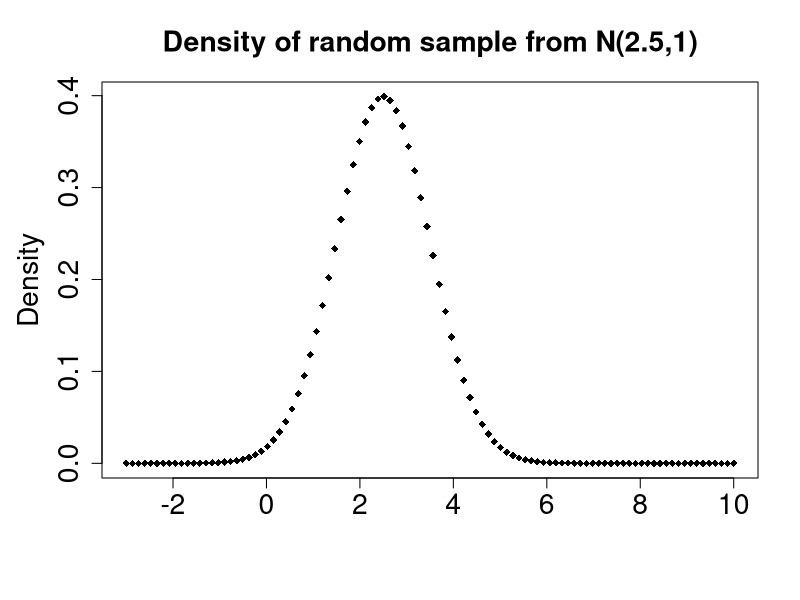
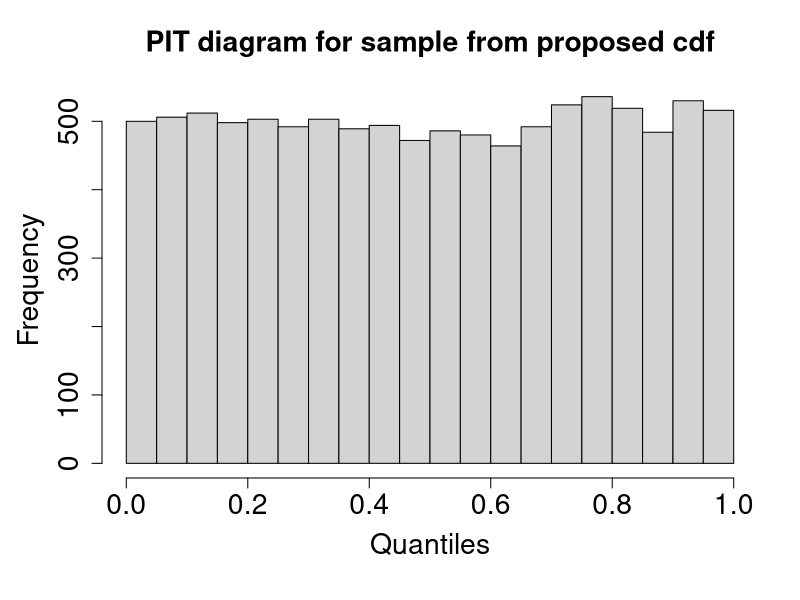
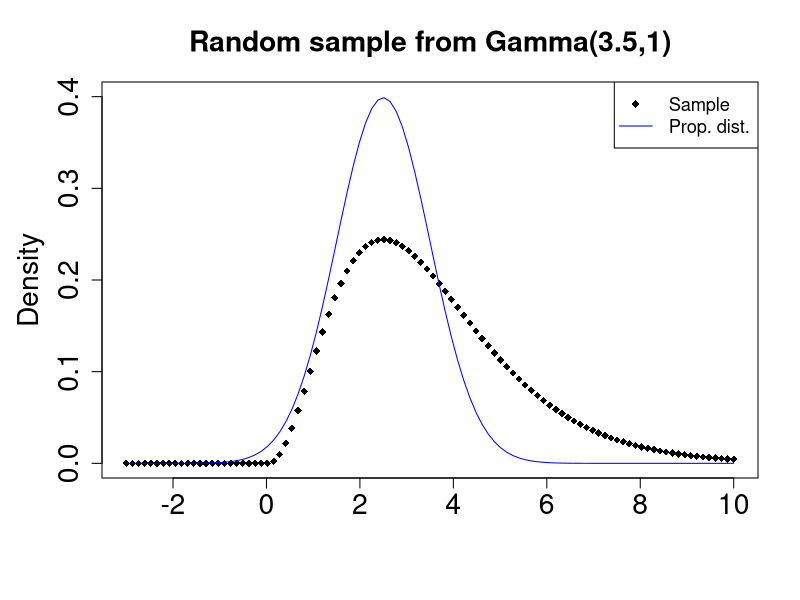
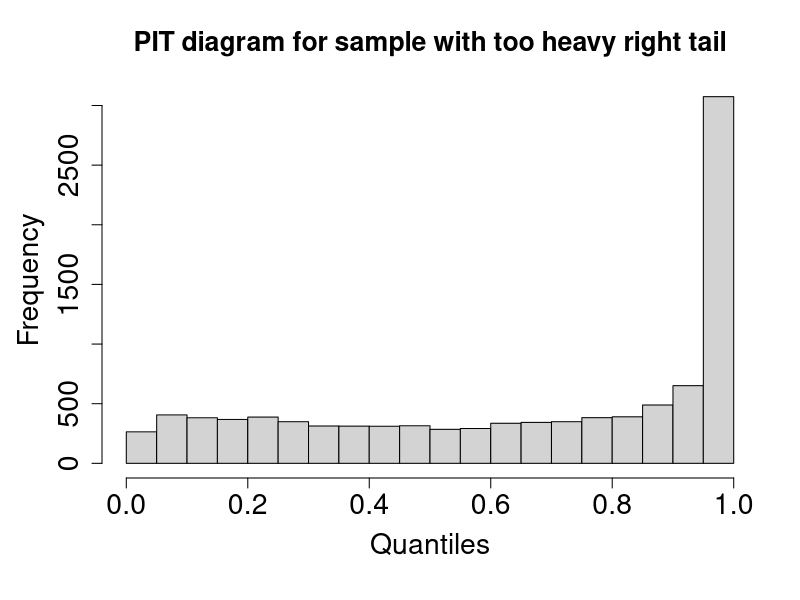
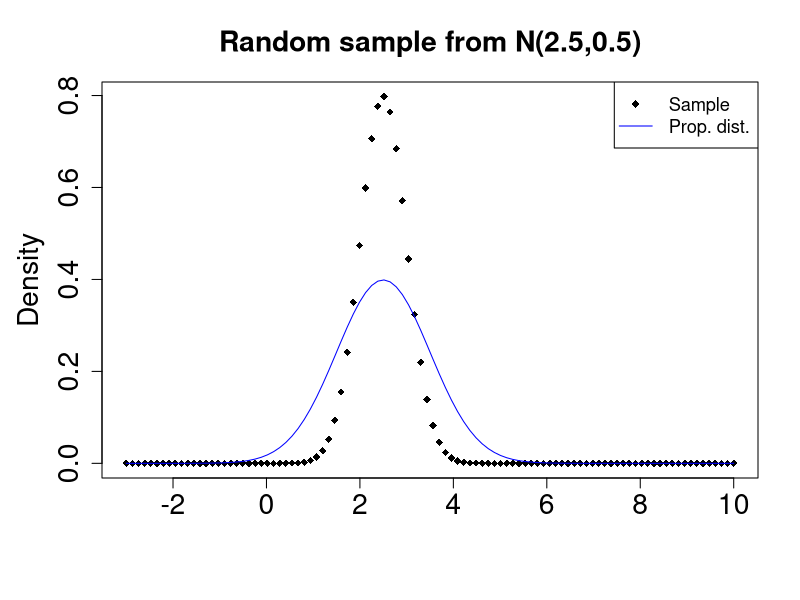
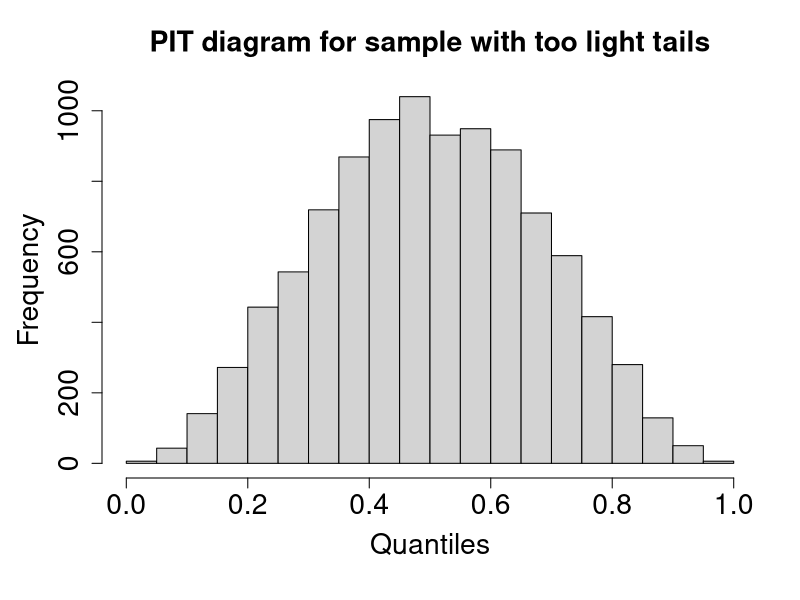
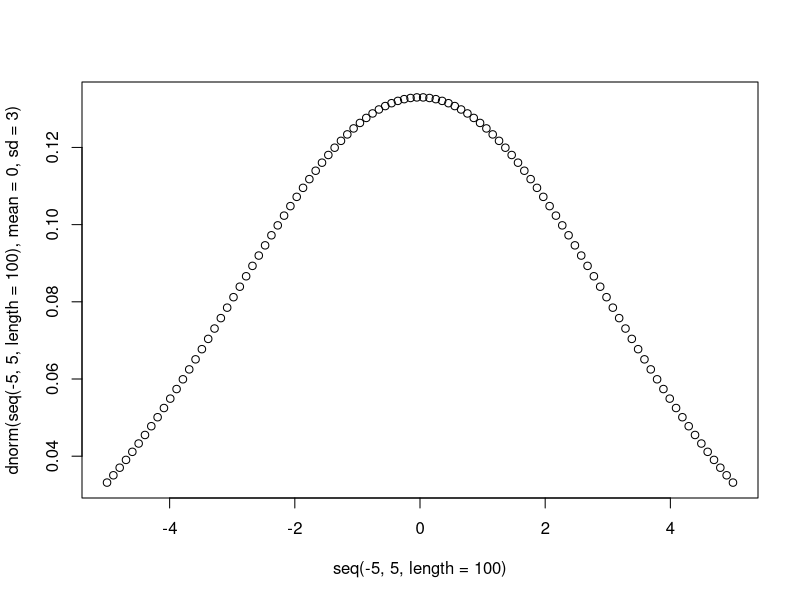
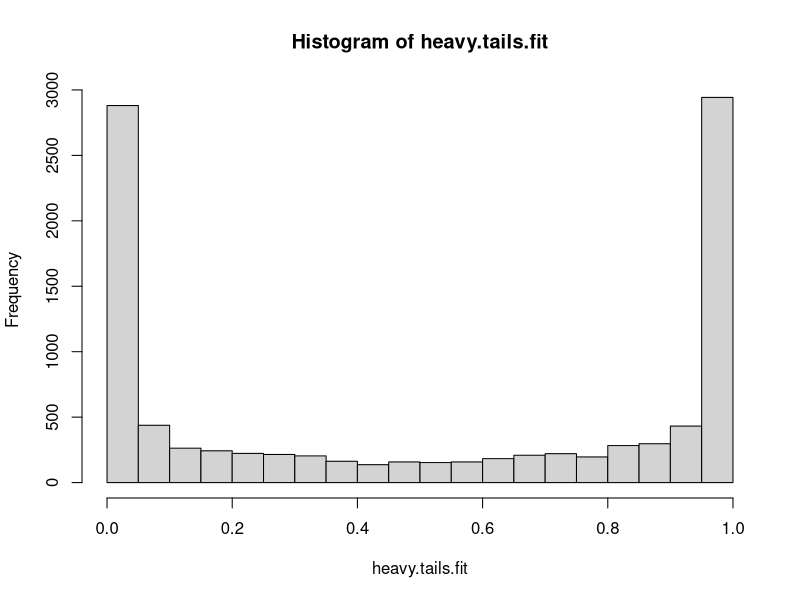

These figures' R source, in order:

################ PIT ###########################
### True cdf
norm.sample <- rnorm(10000, mean=2.5,sd=1)

par(mar=c(6.1, 5.1, 4.1, 2.1))
plot(seq(-3,10, length=100),dnorm(seq(-3,10, length=100),mean=2.5,sd=1),
     xlab=" ", ylab="Density",main="Density of random sample from N(2.5,1)", pch=18, cex.main=1.7, cex.lab=1.7, cex.axis=1.7)
dev.copy(pdf,'~/figures/Theory/NormalSample.pdf') # Save the plot
dev.off()

good.fit.norm <- pnorm(norm.sample, mean=2.5,sd=1)
par(mar=c(6.1, 5.1, 4.1, 2.1))
hist(good.fit.norm,
     main="PIT diagram for sample from proposed cdf", xlab="Quantiles",cex.main=1.7, cex.lab=1.7, cex.axis=1.7)
dev.copy(pdf,'~/figures/Theory/PITtrueFit.pdf') # Save the plot
dev.off()

# alternative to quantiles: F({y_1, ... y_n})

### Heavy right tail
gamma.sample <- rgamma(10000, shape=3.5, scale=1)

par(mar=c(6.1, 5.1, 4.1, 2.1))
plot(seq(-3,10, length=100),dgamma(seq(-3,10, length=100),shape=3.5,scale=1),ylim=c(0,0.4),
     pch=18, xlab=" ", ylab="Density", main="Random sample from Gamma(3.5,1)",cex.main=1.7, cex.lab=1.7, cex.axis=1.7)
lines(seq(-3,10, length=100),dnorm(seq(-3,10, length=100),mean=2.5,sd=1), col="blue")
legend("topright", legend=c("Sample", "Prop. dist."),
       col=c("black","blue"), lty=c(NA,1), pch=c(18,NA), cex=1.1)
dev.copy(pdf,'~/figures/Theory/HeavyTailSample.pdf') # Save the plot
dev.off()

heavy.tail.fit <- pnorm(gamma.sample, mean=2.5,sd=1)
par(mar=c(6.1, 5.1, 4.1, 2.1))
hist(heavy.tail.fit,
     main="PIT diagram for sample with too heavy right tail", xlab="Quantiles",cex.main=1.6, cex.lab=1.7, cex.axis=1.7)
dev.copy(pdf,'~/figures/Theory/HeavyTail.pdf') # Save the plot
dev.off()

### Light tails
norm.light.sample <- rnorm(10000, mean=2.5, sd=0.5)
par(mar=c(6.1, 5.1, 4.1, 2.1))
plot(seq(-3,10, length=100),dnorm(seq(-3,10, length=100),mean=2.5,sd=0.5), pch=18, xlab=" ", ylab="Density",
     main = "Random sample from N(2.5,0.5)",cex.main=1.7, cex.lab=1.7, cex.axis=1.7)
lines(seq(-3,10, length=100),dnorm(seq(-3,10, length=100),mean=2.5,sd=1), col="blue")
legend("topright", legend=c("Sample", "Prop. dist."),
       col=c("black","blue"), lty=c(NA,1), pch=c(18,NA),cex=1.1)
dev.copy(pdf,'~/figures/Theory/LightsTailsSample.pdf') # Save the plot
dev.off()

light.tail.fit <- pnorm(norm.light.sample, mean=2.5,sd=1)
par(mar=c(6.1, 5.1, 4.1, 2.1))
hist(light.tail.fit, main="PIT diagram for sample with too light tails", xlab = "Quantiles",cex.main=1.7, cex.lab=1.7, cex.axis=1.7)
dev.copy(pdf,'~/figures/Theory/LightsTails.pdf') # Save the plot
dev.off()


### Heavy tails
norm.heavy.sample <- rnorm(10000, mean=0, sd=3)

plot(seq(-5,5, length=100),dnorm(seq(-5,5, length=100),mean=0,sd=3))

heavy.tails.fit <- pnorm(norm.heavy.sample)
hist(heavy.tails.fit)

############################ QQ PLOT


# Observed values
obs.corr <- rweibull(500,shape=1.7, scale=1.3)

# Correct distribution
plot(seq(0,5, length=500),dweibull(seq(0,5, length=500),shape=1.7, scale=1.3),
     ylab="Density", xlab=" ",main="Density of random sample from Weibull(1.3,1.7)", pch=18)
dev.copy(pdf,'~/figures/Theory/QQ/Correct.pdf') # Save the plot
dev.off()

quant.corr <- pweibull(obs.corr,shape=1.7, scale=1.3)
quant.sort.corr <- sort(quant.corr)

plot(c(1:500/500), quant.sort.corr, main="QQ-plot for sample from proposed distribution",
     ylab="Observed quantiles",xlab="Theoretical quantiles", pch=20)
lines(c(0:1),c(0,1), col="steelblue",lwd=3)
dev.copy(pdf,'~/figures/Theory/QQ/QQCorrect.pdf') # Save the plot
dev.off()

# skewed right tail distribution
plot(seq(0,5, length=500),dweibull(seq(0,5, length=500),shape=1.7, scale=1.3),
     ylab="Density", xlab=" ",main="Probabilitity density of Weibull(1.8,1.7)", pch=18,ylim=c(0,0.7))
lines(seq(0,5, length=1000),dweibull(seq(0,5, length=1000),shape=1.7, scale=1.8), col="blue")
legend("topright", legend=c("Sample", "Prop. dist."),
       col=c("black","blue"), lty=c(NA,1), pch=c(18,NA))
dev.copy(pdf,'~/figures/Theory/QQ/SkewedRight.pdf') # Save the plot
dev.off()

quant.sr <- pweibull(obs.corr,shape=1.7, scale=1.8)
quant.sort.sr <- sort(quant.sr)

plot(c(1:500/500), quant.sort.sr, main="QQ-plot for right skewed proposed dist.",
     ylab="Observed quantiles",xlab="Theoretical quantiles", pch=20)
lines(c(0:1),c(0,1), col="steelblue",lwd=3)
dev.copy(pdf,'~/figures/Theory/QQ/QQSkewedRight.pdf') # Save the plot
dev.off()

# skewed left distribution
plot(seq(0,5, length=500),dweibull(seq(0,5, length=500),shape=1.7, scale=1.3),
     ylab="Density", xlab=" ",main="Probabilitity density of Weibull(1.1,1.7)", pch=18,ylim=c(0,0.9))
lines(seq(0,5, length=1000),dweibull(seq(0,5, length=1000),shape=1.7, scale=0.9), col="blue")
lines(seq(0,5, length=1000),dnorm(seq(0,5, length=1000),mean=1.5,sd=1), col="blue")

legend("topright", legend=c("Sample", "Prop. dist."),
       col=c("black","blue"), lty=c(NA,1), pch=c(18,NA))
dev.copy(pdf,'~/figures/Theory/QQ/SkewedLeft.pdf') # Save the plot
dev.off()

quant.sl <- pweibull(obs.corr,shape=1.7, scale=0.9)
quant.sort.sl <- sort(quant.sl)

plot(c(1:500/500), quant.sort.sl, main="QQ-plot for right skewed proposed dist.",
     ylab="Observed quantiles",xlab="Theoretical quantiles", pch=20)
lines(c(0:1),c(0,1), col="steelblue",lwd=3)
dev.copy(pdf,'~/figures/Theory/QQ/QQSkewedLeft.pdf') # Save the plot
dev.off()

######################### Correct QQ plots


# Observed values
obs.weib <- rweibull(500,shape=1.7, scale=1.3)

# True distribution
plot(seq(0,5, length=500),dweibull(seq(0,5, length=500),shape=1.7, scale=1.3),
     ylab="Density", xlab=" ",main="Density of random sample from Weibull(1.3,1.7)", pch=18)
dev.copy(pdf,'~/figures/Theory/QQ/Correct.pdf') # Save the plot
dev.off()

quant.theor <- qweibull(c(1:500/501),shape=1.7, scale=1.3)

plot(sort(obs.weib), quant.theor, main="QQ-plot for sample from proposed distribution",
     ylab="Observed quantiles",xlab="Theoretical quantiles", pch=20)
lines(c(0:5),c(0:5), col="steelblue",lwd=3)
dev.copy(pdf,'~/figures/Theory/QQ/QQCorrect.pdf') # Save the plot
dev.off()

# Gamma distribution

obs.gamma <- rgamma(500,shape=2,scale=1)
plot(seq(0,5, length=500), dgamma(seq(0,5, length=500),shape=2, scale=1),
     ylab="Density", xlab=" ",main="Density of random sample from Gamma(2,1)", pch=18,ylim=c(0,0.7))
lines(seq(0,5, length=1000),dweibull(seq(0,5, length=1000),shape=1.7, scale=1.3), col="blue")
legend("topright", legend=c("Sample", "Prop. dist."),
       col=c("black","blue"), lty=c(NA,1), pch=c(18,NA))
dev.copy(pdf,'~/figures/Theory/QQ/Gamma.pdf') # Save the plot
dev.off()


plot(sort(obs.gamma), quant.theor, main="QQ-plot for Gamma(2,1) sample",
     ylab="Observed quantiles",xlab="Theoretical quantiles", pch=20, ylim=c(0,8))
lines(c(0:8),c(0:8), col="steelblue",lwd=3)
dev.copy(pdf,'~/figures/Theory/QQ/QQGamma.pdf') # Save the plot
dev.off()



obs.norm <- sort(rnorm(seq(0,5, length=500),mean=1.5,sd=1))

quant.theor<- qweibull(c(1:500/501),shape=1.7, scale=1.3)
plot(quant.theor, obs.norm)
